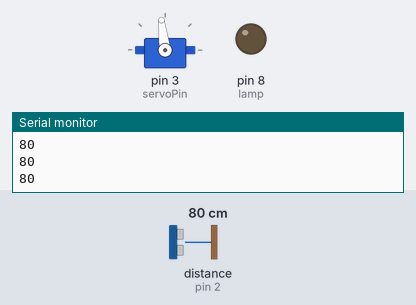
Bench run of a sketch on a simulated Arduino Uno, built with avr-gcc and run on an emulated ATmega328P. Parts: servo, output pins drawn as LEDs (lit = HIGH), the last lines printed to the serial monitor. Wiring (inferred from the names in the program): ultrasonic range finder: trigger pin 4; echo pin 2. The test bench sets the inputs (shaded band); at power-on: distance to the obstacle (sensor on pin 2) 80 cm. The echo pulse lasts 58.3 µs per cm; pins used as bus, display or sensor lines are not drawn.

Above: at 1.2 s.
1.3 s: distance to the obstacle (sensor on pin 2) set to 24 cm
2.8 s: distance to the obstacle (sensor on pin 2) set to 20 cm
At 3.6 s:
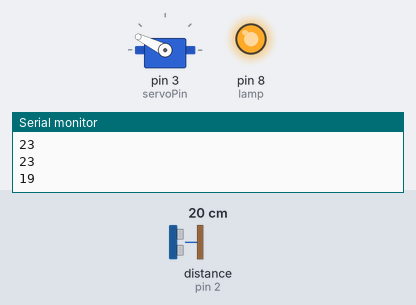
At 5.0 s:
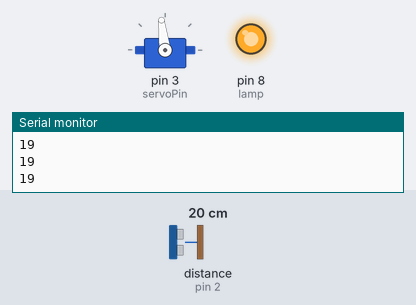
Timing chart, 0 to 6.5 s (numbered marks = the images above; inputs shaded):
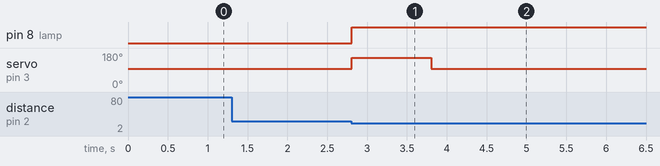

Measured:
- the behaviour switches between 22 and 21 cm on distance to the obstacle (sensor on pin 2) (found by bisection; images 0 and 1)
- after the input at 2.8 s, pin 8 (lamp): LOW → HIGH at once; servo on pin 3 (servoPin): 97° → 154° at once, → 97° 1.0 s later

The sketch:

lightOn.ino
```cpp
#include <Servo.h>

Servo myservo;
int inter = 5; //Delay between samples. This is not directly proportional to sample frequency since a distance sampling takes time.
int echoPin = 2; //ECHO pin
int trigPin = 4; //TRIG pin
int servoPin = 3;
int lamp = 8;
enum State {ON, TO_OFF, OFF, TO_ON };
State state;
int trigdist = 20;
int press_length = 1000;
int after_servo_delay = 400; //This was needed because otherwise ghost detections occured.
int zeroed = 97;
int trav_dist = 57;


void setup() {
   state = OFF;
   myservo.attach(servoPin);
   Serial.begin(9600);
   myservo.write(zeroed);
   pinMode(echoPin, INPUT);
   pinMode(trigPin, OUTPUT);
   pinMode(lamp, OUTPUT);
}

void loop() {

   switch(state){
     case ON:
       if(dist() <= trigdist){
         state = TO_OFF;
         lamp_off();
       }
       break;
     case TO_OFF:
       if(dist() > trigdist){
         state = OFF;
       }
       break;
     case OFF:
       if(dist() <= trigdist){
         state = TO_ON;
         lamp_on();
       }
       break;
     case TO_ON:
       if(dist() > trigdist){
         state = ON;
       }
       break;
   }
   delay(inter);
}

int dist(){
   digitalWrite(trigPin, HIGH); //Trigger ultrasonic detection
   delayMicroseconds(10);
   digitalWrite(trigPin, LOW);
   int distance = pulseIn(echoPin, HIGH); //Read ultrasonic reflection
   distance = distance/58; //Calculate distance
   Serial.println(distance); //Print distance
   return distance;
}

void lamp_on(){
   digitalWrite(lamp, HIGH);
   myservo.write(zeroed + trav_dist);
   delay(press_length);
   myservo.write(zeroed);
   delay(after_servo_delay);
}

void lamp_off(){
  digitalWrite(lamp, LOW);
  myservo.write(zeroed - trav_dist);
  delay(press_length);
  myservo.write(zeroed);
  delay(after_servo_delay);
}
```
